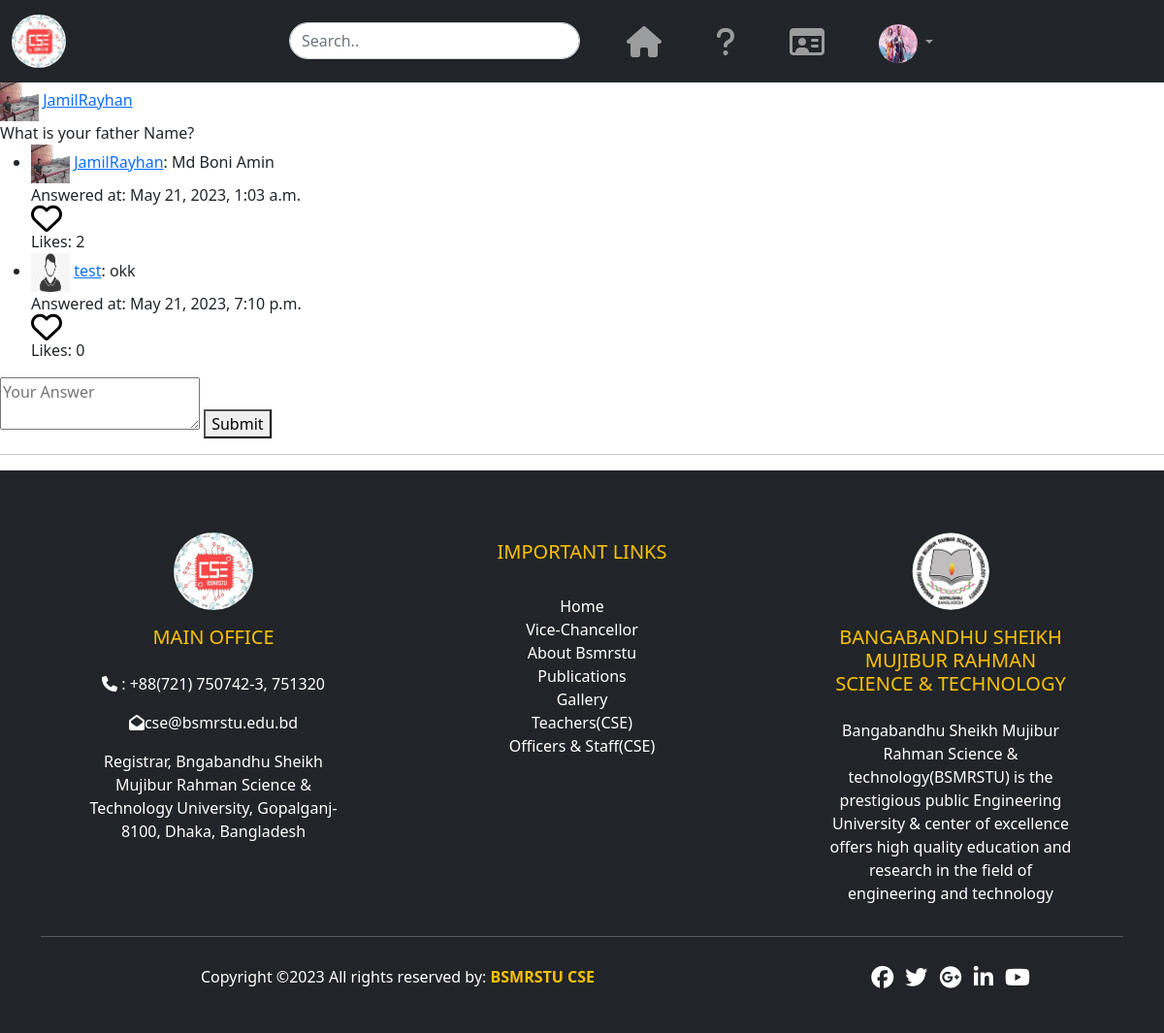
Page /post/questions/ (signed in) on the committed database.
### Login_App/models.py (models this page shows)
class UserProfile(models.Model):
    user = models.OneToOneField(User, related_name='user_profile', on_delete=models.CASCADE,blank=True)
    profile_pic = models.ImageField(upload_to='profile_pics', blank=True)
    description = models.TextField(blank=True)
    full_name = models.CharField(max_length=264, blank=True)
    dob = models.DateField(blank=True, null=True)
    student_id = models.CharField(max_length=10, blank=True, null=True)
    website = models.URLField(blank=True)
    facebook = models.URLField(blank=True)
    hall_name = models.CharField(max_length=100, blank=True)
    exam_name = models.CharField(max_length=100, blank=True)
    department_name = models.CharField(max_length=300, blank=True)
    academic_year = models.CharField(max_length=20, blank=True)
    father_name = models.CharField(max_length=100, blank=True)
    mother_name = models.CharField(max_length=100, blank=True)
    permanent_address = models.CharField(max_length=300, blank=True)
    present_address = models.CharField(max_length=300, blank=True)
    nationality = models.CharField(max_length=50, blank=True)

### App_Post/models.py (models this page shows, shortened)
class Posts(models.Model):
    author = models.ForeignKey(User, on_delete=models.CASCADE, related_name='post')
    question = models.CharField(max_length=264, blank=True)
    upload_date = models.DateTimeField(auto_now_add=True)
    update_date = models.DateTimeField(auto_now=True)
    class Meta:
        ordering=['-upload_date',]

class Answer(models.Model):
    post = models.ForeignKey(Posts, on_delete=models.CASCADE, related_name='comments')
    author = models.ForeignKey(User, on_delete=models.CASCADE)
    content = models.TextField()
    created_at = models.DateTimeField(auto_now_add=True)
    class Meta:
        ordering = ['created_at']

### App_Post/views.py (the view)
# urls.py: path('questions/',views.questions,name='questions'),
@login_required
def questions(request):
    posts = Posts.objects.all()
    for post in posts:
        answers = post.comments.annotate(num_likes=Count('likes')).order_by('-num_likes')
        post.comments.set(answers)
    liked_answers = Like.objects.filter(user=request.user).values_list('answer', flat=True)
    context = {
        'title': 'Frequently Asked Question',
        'posts': posts,
        'liked_answers': liked_answers,
    }
    return render(request, 'App_Post/question_list.html', context=context)

### templates/App_Post/question_list.html (shortened to what this page needs)
{% extends 'navbar.html' %}
{% load crispy_forms_tags %}
{% block body_block %}
    {% for post in posts %}
        <div>
            {% if post.author.user_profile.profile_pic %}
                <img src="/media/{{ post.author.user_profile.profile_pic }}" width="40px" height="40px">
            {% else %}
                <img src="/media/default.png" width="40px" height="40px">
            {% endif %}
            <a href="{% url 'Login_App:user' username=post.author %}">{{ post.author }}</a> <br>
            {{ post.question }} <br>
            <ul>
                {% for answer in post.comments.all %}
                    <li>
                        {% if answer.author.user_profile.profile_pic %}
                            <img src="/media/{{ answer.author.user_profile.profile_pic }}" width="40px" height="40px">
                        {% else %}
                            <img src="/media/default.png" width="40px" height="40px">
                        {% endif %}
                        <a href="{% url 'Login_App:user' username=answer.author %}">{{ answer.author }}</a>: {{ answer.content }}
                        <br>
                        Answered at: {{ answer.created_at }}
                        <br>
                        <form method="POST" action="{% url 'App_Post:like_answer' answer.id %}">
                            {% if answer.id in liked_answers %}
                                <button type="submit" class="like-button liked">
                                  <i class="fas fa-heart fa-2xl"></i>
                                </button>
                            {% else %}
                                <button type="submit" class="like-button">
                                  <i class="far fa-heart fa-2xl"></i>
                                </button>
                            {% endif %}
                            <br>
                            Likes: {{ answer.likes.count }}
                        </form>
                    </li>
                {% empty %}
                    <li>Not Answered yet.</li>
                {% endfor %}
            </ul>
            <form method="POST" action="{% url 'App_Post:add_ans' post.id %}">
                <textarea name="content" placeholder="Your Answer"></textarea>
                <button type="submit">Submit</button>
            </form>
            <hr>
        </div>
    {% endfor %}
{% endblock %}

### templates/navbar.html (shortened to what this page needs)
<!DOCTYPE html>
<html lang="en">
<head>
  <link href="https://cdn.jsdelivr.net/npm/bootstrap@5.2.3/dist/css/bootstrap.min.css" rel="stylesheet">
</head>
<body>
  <nav class="navbar navbar-expand-lg bg-dark navbar-dark">
    <div class="container-fluid">
      <a class="navbar-brand" href="{% url 'App_Post:home' %}"><img
          style="border-radius: 50%; height: 55px;  margin-right: 1rem;" src="/media/logo_dept_of_CSE.jpg"
          alt=""></a>
      <div class="collapse navbar-collapse" id="collapsibleNavbar" style="justify-content: space-around;">
        <ul class="navbar-nav menubar">
          <form method="get" action="{% url 'App_Post:home' %}" style="margin-right: 20px;margin-top:15px;">
            <div class="input-group mb-3">
              <input type="text" class="form-control" placeholder="Search.." name="search">
            </div>
          </form>
          <li class="nav-item">
            <a class="nav-link" href="{% url 'App_Post:home' %}">
              <div class="icon-container">
                <i class="fa-solid fa-house fa-2xl" aria-hidden="true"></i>
              </div>
            </a>
          </li>
          <li class="nav-item">
            <a class="nav-link" href="{% url 'App_Post:questions' %}">
              <div class="icon-container">
                <i class="fa-solid fa-question fa-2xl" aria-hidden="true"></i>
              </div>
            </a>
          </li>
          {% if not request.user.is_staff %}
          <li class="nav-item">
            <a class="nav-link" href="{% url 'exam_registration' %}">
              <div class="icon-container">
                <i class="fa-regular fa-id-card fa-2xl " aria-hidden="true"></i>
              </div>
            </a>
          </li>
          {% endif %}
          <li class="nav-item dropdown" style="margin-right: 20px;margin-top:9px;margin-left: 20px;">
            {% if user.user_profile.profile_pic %}
            <a class="nav-link dropdown-toggle" href="#" role="button" data-bs-toggle="dropdown">
              <img src="/media/{{user.user_profile.profile_pic}}" width='40px' height="40px" class="rounded-circle">
            </a>
            {% else %}
            <a class="nav-link dropdown-toggle" href="#" role="button" data-bs-toggle="dropdown">
              <img src="/media/default.png" width='40px' height="40px" class="rounded-circle">
            </a>
            {% endif %}
          </li>
        </ul>
      </div>
    </div>
  </nav>
  <div class="">
    {% block body_block %}
    {% endblock %}
  </div>
  <div class="footer_section">
    <footer class="bg-dark text-white pt-5 pb-4 foot">
      <div class="container text-center text-md-left">
        <div class="row text-center text-md-left">
          <div class="col-md-4 col-lg-3 col-xl-3 mx-auto mt-3 ">
            <div class="d-flex justify-content-center">
              <a href="https://www.bsmrstu.edu.bd/dev/dept/?id=cse">
                <img style="height: 80px;" src="/media/logo_dept_of_CSE.jpg"
                  class="dept-img d-blcok rounded-circle img-fluid mb-2" />
              </a>
            </div>
            <div class="text-center mt-2">
              <h5 class="text-uppercase mb-4 font-weight-bold text-warning">Main Office</h5>
              <p>
                <span class="main_office_span"><i
                    class="ml-3 fas fa-solid fa-phone mr-3 call-icon main_office_span_i"></i></span>
                : +88(721) 750742-3,
                751320
              </p>
              <p>
                <span class="main_office_span"><i class="fas fa-envelope-open mt-1 mr-3"></i></span>cse@bsmrstu.edu.bd
              </p>
              <p>
                Registrar, Bngabandhu Sheikh Mujibur Rahman Science & Technology University,
                Gopalganj-8100, Dhaka, Bangladesh
              </p>
            </div>
          </div>
          <div class="text-center col-md-4 col-lg-4 col-xl-3 mx-auto important-link">
            <div class="d-flex justify-content-center">
            </div>
            <h5 class="text-uppercase mb-2 font-weight-bold text-warning">Important links</h5>
            <br>
            <div class="text-center">
              <a href="#" class="text-white" style="text-decoration: none;"> Home</a>
              <br>
              <a href="#" class="text-white" style="text-decoration: none;">Vice-Chancellor</a>
              <br>
              <a href="#" class="text-white" style="text-decoration: none;">About Bsmrstu</a>
              <br>
              <a href="#" class="text-white" style="text-decoration: none;">Publications</a>
              <br>
              <a href="#" class="text-white" style="text-decoration: none;">Gallery</a>
              <br>
              <a href="#" class="text-white" style="text-decoration: none;">Teachers(CSE)</a>
              <br>
              <a href="#" class="text-white" style="text-decoration: none;">Officers &
                Staff(CSE)</a>
              <br>
            </div>
          </div>
          <div class="col-md-4 col-lg-4 col-xl-3 mx-auto mt-3 h-50">
            <div class="d-flex justify-content-center">
              <a href="https://www.bsmrstu.edu.bd">
                <img style="height: 80px;" src="/media/bsmrstu_1.png"
                  class="d-blcok rounded-circle img-fluid imeg">
              </a>
            </div>
            <div class="text-center mt-3">
              <h5 class="varsity-tag text-uppercase mb-4 font-weight-bold text-warning">
                Bangabandhu
                Sheikh Mujibur Rahman Science & Technology</h5>
              <p class="text-align-center varsity-description">
                Bangabandhu Sheikh Mujibur Rahman Science & technology(BSMRSTU) is the
                prestigious
                public Engineering University & center of excellence offers high quality
                education
                and research in the field of engineering and technology
              </p>
            </div>
          </div>
        </div>
        <hr class="mb-4">
        <div class="row align-items-center">
          <div class="col-md-7 col-lg-8">
            <p> Copyright ©2023 All rights reserved by:
              <a href="#" style="text-decoration: none;">
                <strong class="text-warning">BSMRSTU CSE</strong>
              </a>
            </p>
          </div>
          <div class="col-md-5 col-lg-4">
            <div class="text-center text-md-right">
              <ul class="list-unstyled list-inline">
                <li class="list-inline-item">
                  <a href="#" class="btn-floating btn-sm text-white" style="font-size: 23px;"><i
                      class="fab fa-facebook"></i></a>
                </li>
                <li class="list-inline-item">
                  <a href="#" class="btn-floating btn-sm text-white" style="font-size: 23px;"><i
                      class="fab fa-twitter"></i></a>
                </li>
                <li class="list-inline-item">
                  <a href="#" class="btn-floating btn-sm text-white" style="font-size: 23px;"><i
                      class="fab fa-google-plus"></i></a>
                </li>
                <li class="list-inline-item">
                  <a href="#" class="btn-floating btn-sm text-white" style="font-size: 23px;"><i
                      class="fab fa-linkedin-in"></i></a>
                </li>
                <li class="list-inline-item">
                  <a href="#" class="btn-floating btn-sm text-white" style="font-size: 23px;"><i
                      class="fab fa-youtube"></i></a>
                </li>
              </ul>
            </div>
          </div>
        </div>
      </div>
    </footer>
  </div>
</body>
</html>

### templates/App_Post/question_list.html (style rules this page uses)
.like-button { border: none; background-color: transparent; cursor: pointer; padding: 0; }

### templates/navbar.html (style rules this page uses)
.input-group { width: 300px; }
.form-control { border-radius: 20px; }
.icon-container { position: relative; margin-top: 15px; margin-right: 20px; margin-left: 20px; }

### rows in the picture
Posts: author.user_profile.profile_pic (picture), author "JamilRayhan", question "What is your father Name?"
Answer: author.user_profile.profile_pic (picture), author "JamilRayhan", content "Md Boni Amin", created_at "May 21, 2023, 1:03 a.m.", likes.count "2"
Answer: author "test", content "okk", created_at "May 21, 2023, 7:10 p.m.", likes.count "0"
